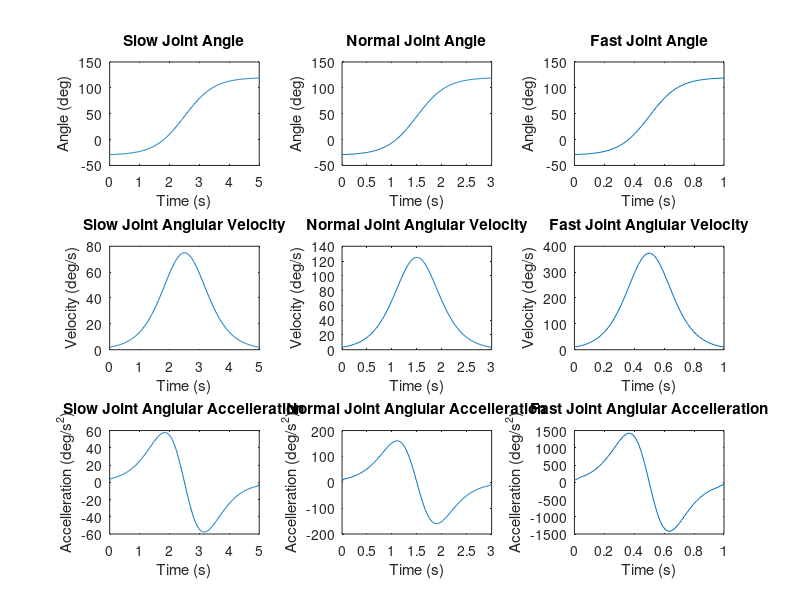
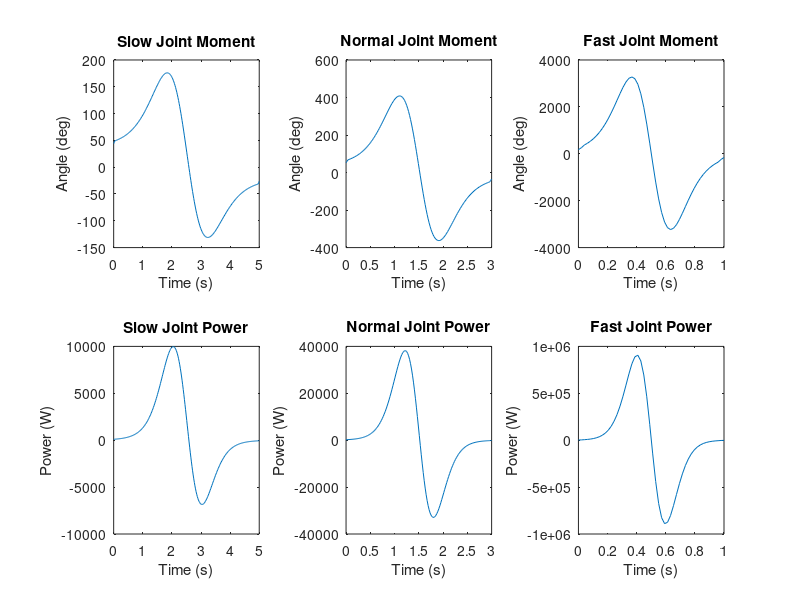
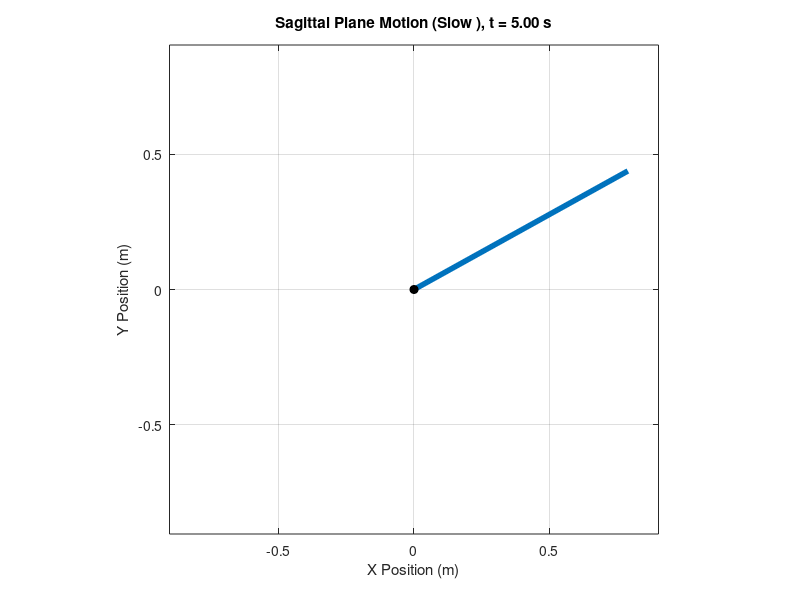

MATLAB code to generate these figures, in order:
 %% BMEG301 Reverse Dynamic Solution For Device 3
% Authors: Bailey Phillips, Matthew Nuske, Oliver Michels, and Kyan Phillips

%% Assumptions

% The thigh is consider to be pivoted at the hip joint and has one DoF in flexion-extension. 
% Distal limb (shank) is fixed such that the longitudinal axis line up. 
% All other limbs can be ignored.

clc, clear

%% Parameters

% Subject Paramters
gender = 2; % 1 for female, 2 for male
weight = 85; % Total body mass of subject in 'kg'
height = 1.84; % Total body height of subject in 'm'


%% Segment Factor Tables

% Segment factors based of De lava Table
% [Mass factor   Length factor   COM factor  Radius of Gyration factor]

% Female factors
segment_table(1).factors = [ 
0.1478  368.5/1735  0.3612  0.369;  % Thigh (female)
0.0481  432.3/1735  0.4416  0.271   % Shank (female)
];

% Male factors
segment_table(2).factors = [
0.1416  422.2/1741  0.4095  0.329;  % Thigh (male)
0.0433  434.0/1741  0.4459  0.255   % Shank (male)
];  


%% TASK 1 
% Create Structures With All of The Model's Segment Details 

model(1).name = 'Thigh'; model(1).color = 'k';
model(2).name = 'Shank'; model(2).color = 'r';

table = sprintf('Part Name \t Mass (kg)\t Length (m)\t COM (m)\t RGyration (m)\t Inertia (kg.m^2)');
disp(table)

% Assumption: The distal limb (shank) is fixed such that longitudinal axes
% line up, thus all other limbs can be ignored
for part = 1:2

    model(part).mass = weight*segment_table(gender).factors(part,1);
    model(part).length = height*segment_table(gender).factors(part,2);
    model(part).com_local = model(part).length*segment_table(gender).factors(part,3);

   if part < 2
        model(part).com_from_O = model(part).com_local;
    else
        model(part).com_from_O = model(part).com_local + sum([model(1:part-1).length]);
    end
    model(part).rgyration = model(part).length*segment_table(gender).factors(part,4);
    model(part).inertia = model(part).mass*(model(part).rgyration).^2;
    
    t = sprintf('%s\t\t %.3f\t\t %.3f\t\t %.3f\t\t %.3f\t\t %.5f',model(part).name,...
        model(part).mass, model(part).length, model(part).com_local,...
        model(part).rgyration, model(part).inertia);
    disp(t)
end

% System Center of Mass
mass_system = sum([model(:).mass]);

% display system mass
disp(['System mass = ', num2str(mass_system), ' kg']);

r_num = [model(:).mass].*[model(:).com_from_O];
CoM_system = sum(r_num)/mass_system;
disp([newline, 'System center of mass position = ',num2str(CoM_system),' m']);

% System Inertia About The Hip
I_seg_o = [model(:).inertia] + [model(:).mass].*([model(:).com_from_O].^2);
Inertia_system = sum(I_seg_o);
disp(['System mass moment of inertia at O = ',num2str(Inertia_system),' kg.m^2']);

%% Simulation Parameters
fps = 50;                           % Frames per second 
                    % Motion duration in seconds

% These are the first things i saw for the rom of the thigh about the hip.
% we can change this if we find its different with more research - Oli
theta_min = -30 * (pi/180);           % Minimum angle at extension in rad
theta_max = 120 * (pi/180);         % Maximum angle at flexion in rad

%% TASK 2 & 3
durations=[5,3,1];

t_store = cell(length(durations),1);
theta_store = cell(length(durations),1);
omega_store = cell(length(durations),1);
alpha_store = cell(length(durations),1);
M_store = cell(length(durations),1);
P_store = cell(length(durations),1);

for i=1:length(durations)
    T_motion = durations(i);   
    % Simulation 
    Num_Frames = ceil(T_motion*fps);                        % Calculates number of frames in the simulation
    T_simulation = linspace(0, T_motion, Num_Frames);       % Creates a linearly spaced time vector for motion duration

    % Sigmoid Function To Calculate Joint Angle
    k = 10 / T_motion;                                                      % Steepness of sigmoid function (scales with the motion duration)
    s = 1 ./ (1 + exp(-k .* (T_simulation - (T_motion/2))));                % Sigmoid function
    theta = (theta_min + (theta_max - theta_min) .* s) .* (180/pi);         % Joint angle in degrees
    omega = gradient(theta,T_simulation);                                   % Angular velocity
    alpha = gradient(omega,T_simulation);                                   % Angular acceleration
    g = -9.81; % Gravity
    M_hip = (Inertia_system * alpha) - (g * CoM_system * mass_system * cosd(theta)); % Moment about Hip in Nm
    P = M_hip .* omega; % Joint power Watts

    t_store{i} = T_simulation;
    theta_store{i} = theta;
    omega_store{i} = omega;
    alpha_store{i} = alpha;
    M_store{i} = M_hip;
    P_store{i} = P;
end
%% Plotting Results
figure;
label = {'Slow ', 'Normal ', 'Fast '};

for i = 1:3
    % Joint Angle Over Time
    subplot(3, 3, i);
    plot(t_store{i}, theta_store{i});
    ylabel('Angle (deg)');
    xlabel('Time (s)')
    title([label{i} 'Joint Angle']);
    
    % Joint Angular Velocity Over Time
    subplot(3, 3, i + 3);
    plot(t_store{i}, omega_store{i})
    ylabel('Velocity (deg/s)');
    xlabel('Time (s)')
    title([label{i} 'Joint Anglular Velocity']);
    
    % Joint Angular Accelleration Over Time
    subplot(3, 3, i + 6);
    plot(t_store{i}, alpha_store{i});
    ylabel('Accelleration (deg/s^2)');
    xlabel('Time (s)')
    title([label{i} 'Joint Anglular Accelleration']);
end

figure;
for i = 1:3
    % Joint Moment Over Time
    subplot(2, 3, i);
    plot(t_store{i}, M_store{i});
    ylabel('Angle (deg)');
    xlabel('Time (s)')
    title([label{i} 'Joint Moment']);
    
    % Joint Power Over Time
    subplot(2, 3, i + 3);
    plot(t_store{i}, P_store{i})
    ylabel('Power (W)');
    xlabel('Time (s)')
    title([label{i} 'Joint Power']);
    
end
hold off;



caseNum = 1;              % 1 = slow, 2 = normal, 3 = fast
t1 = t_store{caseNum};
theta1 = theta_store{caseNum};

L = model(1).length + model(2).length;

figure;

hLeg = plot([0 0], [0 -L], 'LineWidth', 4);
hold on
plot(0,0,'ko','MarkerFaceColor','k')
axis equal
axis([-L L -L L])
grid on
xlabel('X Position (m)')
ylabel('Y Position (m)')

for j = 1:length(t1)
    x = L * sind(theta1(j));
    y = -L * cosd(theta1(j));

    set(hLeg, 'XData', [0 x], 'YData', [0 y])
    
title(sprintf('Sagittal Plane Motion (%s), t = %.2f s', label{caseNum}, t1(j)))

    drawnow
    pause(0.02)
    hold off;
end
